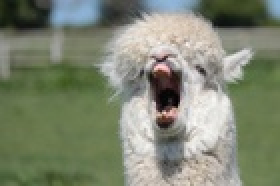
%> input picture alpaca.jpg, 140 x 93 px, shrunk from 640 x 427 before the run (shown 2 times larger)
$ octave try_hist_spe.m   (GNU Octave 9; MATLAB toolbox functions it lacks are replaced by stand-ins)
%> lines starting %> are read from the running program, lines starting %| are printed output that depends on the picture
clear; clc;

I0 = imread('alpaca.jpg');
%> I0 is the input picture: size 93x140x3 uint8; mean R, G, B 127.5, 134.3, 114.4
I = rgb2gray(I0);
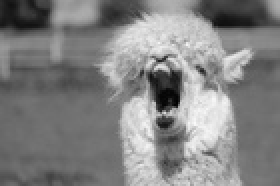
%> I: size 93x140 uint8 (shown 2 times larger); min 2, max 250, mean 130.1
I1 = imread('ref_image.jpg');
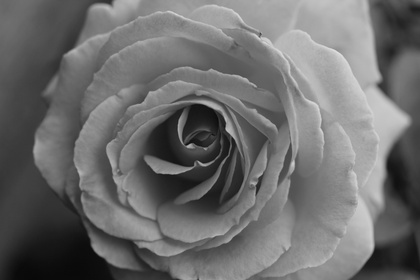
%> input picture ref_image.jpg, 420 x 280 px, shrunk from 1920 x 1280 before the run
%> I1 is the input picture: size 280x420x3 uint8; min 8, max 226, mean 108.6
Ir = rgb2gray(I1);

freq = zeros(256,1);
prob_freq = zeros(256,1);
cum_hist = zeros(256,1);
% [6 lines of commented-out code are left out]
for i=1:size(I,1)
    for j=1:size(I,2)
        number = I(i,j);
        freq(number+1) = freq(number+1) +1;
        prob_freq(number+1) = freq( number+1) / ( size(I,1)*size(I,2) );
    end
end
%> after the loop, freq = 256 values, max 409 at index 113, min 0 at index 1, mean 50.86; prob_freq = 256 values, max 0.0314 at index 113, min 0 at index 1, mean 0.00391
cum_hist(1) = freq(1);
for i = 2:256
    cum_hist(i) = freq(i)+cum_hist(i-1);
end
%> after the loop, cum_hist = 256 values from 0 to 13020
    %cdf
for i = 1:256
    prob_cum(i,1) = round (cum_hist(i) * 255 / (size(I,1)*size(I,2)) );
end
%> after the loop, prob_cum = 256 values from 0 to 255
% [20 lines of commented-out code are left out]
freq_ref = zeros(256,1);
prob_freq_ref = zeros(256,1);
cum_hist_ref = zeros(256,1);
% [5 lines of commented-out code are left out]
for i=1:size(Ir,1)
    for j=1:size(Ir,2)
        number_ref = Ir(i,j);
        freq_ref(number_ref+1) = freq_ref(number_ref+1) +1;
        prob_freq_ref(number_ref+1) = freq_ref( number_ref +1) / ( size(Ir,1)*size(Ir,2) );
    end
end
%> after the loop, freq_ref = 256 values, max 1126 at index 119, min 0 at index 1, mean 459.4; prob_freq_ref = 256 values, max 0.00957 at index 119, min 0 at index 1, mean 0.00391
    %cumulative histogram
cum_hist_ref(1) = freq_ref(1);
for i = 2:256
    cum_hist_ref(i) = freq_ref(i)+cum_hist_ref(i-1);
end
%> after the loop, cum_hist_ref = 256 values from 0 to 117600
    %cdf
for i = 1:256
    prob_cum_ref(i,1) = round (cum_hist_ref(i) * 255 / (size(Ir,1)*size(Ir,2)) );
end
%> after the loop, prob_cum_ref = 256 values from 0 to 255
% [21 lines of commented-out code are left out]

for i = 1:256
    M = abs(prob_cum(i) - prob_cum_ref(1));
    for j = 1:256
        Mn = abs(prob_cum(i) - prob_cum_ref(j));
        if M < Mn
            C(i,1) = j-1;
            break;
        elseif Mn == 255
            C(i,1) = j-1;
        end
        M = Mn;
    end
end
%> this loop made 256 passes
%> after the loop, C = 256 values, max 205 at index 237, min 9 at index 242, mean 94.06
for i = 1:256
    prob_cum_new(i,1) = prob_cum(C(i,1));
end
%> after the loop, prob_cum_new = 256 values, max 228 at index 237, min 1 at index 1, mean 93.2
% for i = 1:256
%     prob_cum_new(i,1) = round((cum_new(i,1)*255) / (size(I,2)*size(I,1)));
% end
for i = 1:size(I,1)
    for j = 1:size(I,2)
        Io(i,j) = prob_cum_new(I(i,j) + 1);
    end
end
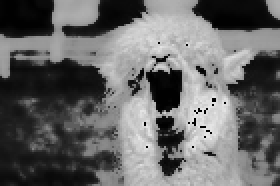
%> Io: size 93x140 double (shown 2 times larger); min 1, max 228, mean 102.5
Io = uint8(Io);
%> Io: size 93x140 uint8
subplot(2,3,3);imshow(Io);title('output')
subplot(2,3,2);imshow(Ir);title('ref.')
subplot(2,3,1);imshow(I);title('input')
subplot(2,3,4);plot(freq);title('input histogram')
subplot(2,3,5);plot(freq_ref);title('ref. histogram')
subplot(2,3,6);histogram(Io);title('output histogram')
%> after `title('output histogram')`:
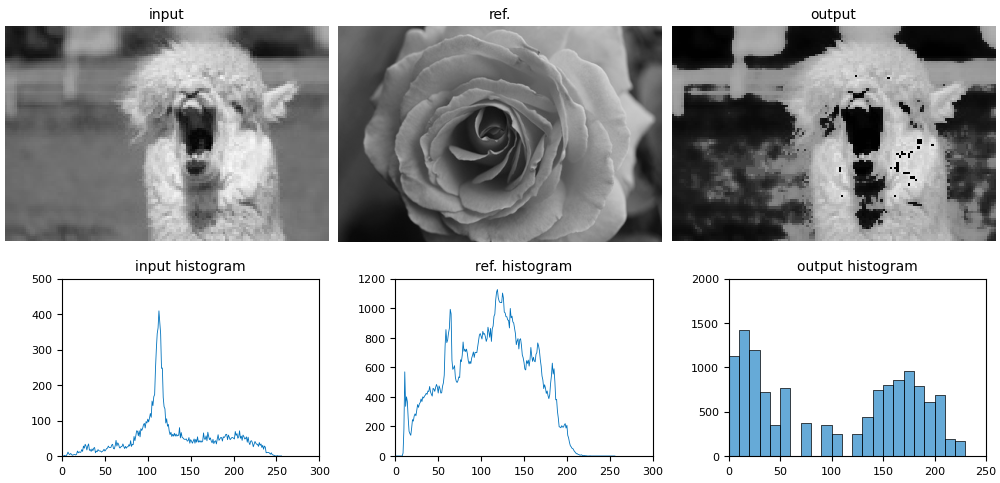
%> figure redrawn from the program's plot data, 6 panels
